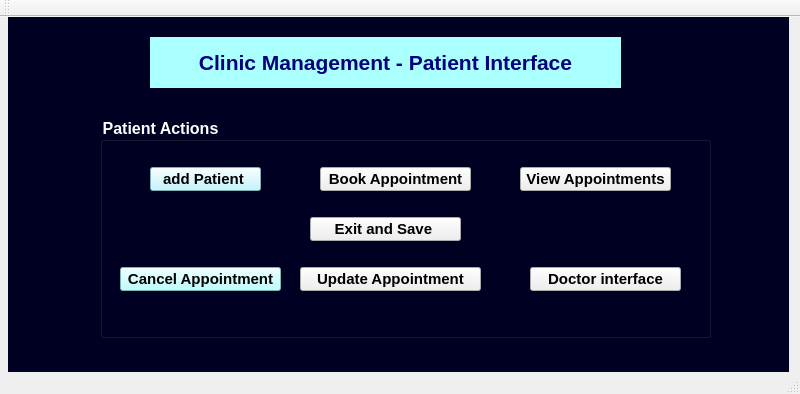
<?xml version="1.0" encoding="UTF-8"?>
<ui version="4.0">
 <class>PatientWindow</class>
 <widget class="QMainWindow" name="PatientWindow">
  <property name="geometry">
   <rect>
    <x>0</x>
    <y>0</y>
    <width>800</width>
    <height>394</height>
   </rect>
  </property>
  <property name="windowTitle">
   <string>MainWindow</string>
  </property>
  <widget class="QWidget" name="centralwidget">
   <widget class="QGroupBox" name="groupBox">
    <property name="geometry">
     <rect>
      <x>90</x>
      <y>40</y>
      <width>621</width>
      <height>321</height>
     </rect>
    </property>
    <property name="font">
     <font>
      <pointsize>11</pointsize>
      <bold>true</bold>
     </font>
    </property>
    <property name="title">
     <string>Patient Actions </string>
    </property>
   </widget>
   <widget class="QLabel" name="label">
    <property name="geometry">
     <rect>
      <x>8</x>
      <y>0</y>
      <width>781</width>
      <height>371</height>
     </rect>
    </property>
    <property name="styleSheet">
     <string notr="true">background-color: rgb(0, 0, 34);</string>
    </property>
    <property name="text">
     <string>.</string>
    </property>
   </widget>
   <widget class="QGroupBox" name="groupBox_2">
    <property name="geometry">
     <rect>
      <x>100</x>
      <y>100</y>
      <width>611</width>
      <height>221</height>
     </rect>
    </property>
    <property name="font">
     <font>
      <pointsize>12</pointsize>
      <bold>true</bold>
     </font>
    </property>
    <property name="styleSheet">
     <string notr="true">color: rgb(255, 255, 255);</string>
    </property>
    <property name="title">
     <string>Patient Actions</string>
    </property>
    <widget class="QPushButton" name="pushButton">
     <property name="geometry">
      <rect>
       <x>50</x>
       <y>50</y>
       <width>111</width>
       <height>24</height>
      </rect>
     </property>
     <property name="font">
      <font>
       <pointsize>11</pointsize>
       <bold>true</bold>
      </font>
     </property>
     <property name="styleSheet">
      <string notr="true">color: rgb(0, 0, 0);
background-color: rgb(180, 245, 255);</string>
     </property>
     <property name="text">
      <string>add Patient </string>
     </property>
    </widget>
    <widget class="QPushButton" name="pushButton_2">
     <property name="geometry">
      <rect>
       <x>220</x>
       <y>50</y>
       <width>151</width>
       <height>24</height>
      </rect>
     </property>
     <property name="font">
      <font>
       <pointsize>11</pointsize>
       <bold>true</bold>
      </font>
     </property>
     <property name="styleSheet">
      <string notr="true">color: rgb(0, 0, 0);</string>
     </property>
     <property name="text">
      <string>Book Appointment</string>
     </property>
    </widget>
    <widget class="QPushButton" name="pushButton_3">
     <property name="geometry">
      <rect>
       <x>420</x>
       <y>50</y>
       <width>151</width>
       <height>24</height>
      </rect>
     </property>
     <property name="font">
      <font>
       <pointsize>11</pointsize>
       <bold>true</bold>
      </font>
     </property>
     <property name="styleSheet">
      <string notr="true">color: rgb(0, 0, 0);</string>
     </property>
     <property name="text">
      <string>View Appointments</string>
     </property>
    </widget>
    <widget class="QPushButton" name="pushButton_4">
     <property name="geometry">
      <rect>
       <x>20</x>
       <y>150</y>
       <width>161</width>
       <height>24</height>
      </rect>
     </property>
     <property name="font">
      <font>
       <pointsize>11</pointsize>
       <bold>true</bold>
      </font>
     </property>
     <property name="styleSheet">
      <string notr="true">color: rgb(0, 0, 0);
background-color: rgb(170, 255, 255);</string>
     </property>
     <property name="text">
      <string>Cancel Appointment</string>
     </property>
    </widget>
    <widget class="QPushButton" name="pushButton_5">
     <property name="geometry">
      <rect>
       <x>200</x>
       <y>150</y>
       <width>181</width>
       <height>24</height>
      </rect>
     </property>
     <property name="font">
      <font>
       <pointsize>11</pointsize>
       <bold>true</bold>
      </font>
     </property>
     <property name="styleSheet">
      <string notr="true">color: rgb(0, 0, 0);</string>
     </property>
     <property name="text">
      <string>Update Appointment</string>
     </property>
    </widget>
    <widget class="QPushButton" name="pushButton_6">
     <property name="geometry">
      <rect>
       <x>210</x>
       <y>100</y>
       <width>151</width>
       <height>24</height>
      </rect>
     </property>
     <property name="font">
      <font>
       <pointsize>11</pointsize>
       <bold>true</bold>
      </font>
     </property>
     <property name="styleSheet">
      <string notr="true">color: rgb(0, 0, 0);</string>
     </property>
     <property name="text">
      <string>Exit and Save </string>
     </property>
    </widget>
    <widget class="QPushButton" name="pushButton_7">
     <property name="geometry">
      <rect>
       <x>430</x>
       <y>150</y>
       <width>151</width>
       <height>24</height>
      </rect>
     </property>
     <property name="font">
      <font>
       <pointsize>11</pointsize>
       <bold>true</bold>
      </font>
     </property>
     <property name="styleSheet">
      <string notr="true">color: rgb(0, 0, 0);</string>
     </property>
     <property name="text">
      <string>Doctor interface</string>
     </property>
    </widget>
   </widget>
   <widget class="QLabel" name="label_2">
    <property name="geometry">
     <rect>
      <x>150</x>
      <y>20</y>
      <width>471</width>
      <height>51</height>
     </rect>
    </property>
    <property name="styleSheet">
     <string notr="true">background-color: rgb(170, 255, 255);</string>
    </property>
    <property name="text">
     <string>&lt;html&gt;&lt;head/&gt;&lt;body&gt;&lt;p align=&quot;center&quot;&gt;&lt;span style=&quot; font-size:16pt; font-weight:700; color:#00007f;&quot;&gt;Clinic Management - Patient Interface&lt;/span&gt;&lt;/p&gt;&lt;/body&gt;&lt;/html&gt;</string>
    </property>
   </widget>
  </widget>
  <widget class="QMenuBar" name="menubar">
   <property name="geometry">
    <rect>
     <x>0</x>
     <y>0</y>
     <width>800</width>
     <height>22</height>
    </rect>
   </property>
  </widget>
  <widget class="QStatusBar" name="statusbar"/>
  <widget class="QToolBar" name="toolBar">
   <property name="windowTitle">
    <string>toolBar</string>
   </property>
   <attribute name="toolBarArea">
    <enum>TopToolBarArea</enum>
   </attribute>
   <attribute name="toolBarBreak">
    <bool>false</bool>
   </attribute>
  </widget>
 </widget>
 <resources/>
 <connections/>
</ui>
